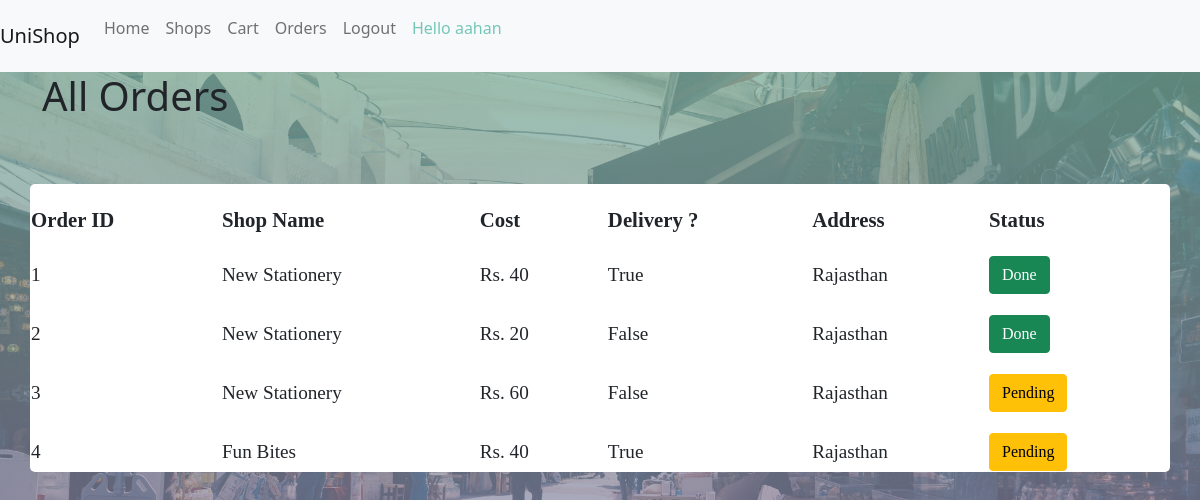
/orders/ (signed in), run on the app's committed database.
### unishop/models.py (models this page shows, shortened)
class Bill(models.Model):
    deliver = models.BooleanField(default=False)
    address = models.CharField(max_length=100)
    total_price = models.PositiveIntegerField()
    user = models.ForeignKey(User,on_delete=models.CASCADE,related_name="bill")
    shop = models.ForeignKey('Shop', on_delete=models.CASCADE,related_name="bills")
    completed = models.BooleanField(default=False)
    class Meta:
        db_table = "Bill"

class Shop(models.Model):
    name = models.CharField(max_length=100)
    location = models.CharField(max_length=100)
    pincode = models.PositiveIntegerField()
    owner = models.OneToOneField(User,on_delete=models.CASCADE,related_name="shop")
    image_name = models.CharField(max_length=200)
    class Meta:
        db_table = "Shop"

### unishop/views.py (the view)
# urls.py: path('orders/',views.orders,name = "orders"),
@login_required
def orders(request):
    orders = request.user.bill.all()
    return render(request,"unishop/orders.html",{
        "orders":orders
    })

### unishop/templates/unishop/orders.html (shortened to what this page needs)
{% extends 'unishop/base.html' %}
{% block bodyblock %}
<div class = "container">
    <div class = "row align-self-center justify-content-center">
        {% if not orders %}
        <div class = "col-lg-7 col-md-9 col-sm-10 mt-5 ">
            <h2>Sorry you don't have any orders right now </h2>
        </div>
            {% else %}
            <div class = "col-l-5 col-md-6 col-sm-10">
                <h1>All Orders</h1>
            </div>
            <div class = "col-l-5 col-md-6 col-sm-10 p-5 mt-3 rounded "></div>
            <table>
                <thead>
                    <th>Order ID</th>
                    <th>Shop Name</th>
                    <th>Cost</th>
                    <th>Delivery ? </th>
                    <th>Address </th>
                    <th>Status</th>
                </thead>
            <tbody>
                {% for order in orders  %}
                <tr>
                <td>{{order.id}} </td>
                <td>{{order.shop.name}}</td>
                <td>Rs. {{order.total_price}}</td>
                <td>{{order.deliver}}</td>
                <td>{{order.address}}</td>
                <td>{% if order.completed %} <span class = "btn btn-success">Done</span> {%else%}<span class = "btn btn-warning">Pending</span> {%endif%}</td>
                </tr>
                {% endfor %}
            </tbody>
        </table>
    </div>
    </div>
{% endif %}
{% endblock bodyblock %}

### unishop/templates/unishop/base.html (shortened to what this page needs)
<!DOCTYPE html>
{% load static %}
<html lang="en">
<head>
    <link rel="stylesheet" href= "{% static 'unishop/css/normalize.css' %}" >
    <link rel="stylesheet" href= "{% static 'unishop/css/bootstrap.min.css' %}" >
    <link rel="stylesheet" href= "{% static 'unishop/css/index.css' %}" >
</head>
<body>
<nav class="navbar navbar-expand-lg navbar-light bg-light">
  <a class="navbar-brand" href="#">UniShop</a>
  <div class="collapse navbar-collapse" id="navbarNav">
    <ul class="navbar-nav">
      <li class="nav-item active">
        <a class="nav-link" href="/">Home</a>
      </li>
      {% if user.is_authenticated %}
          {% if user.profile.is_user %}
          <li class="nav-item">
            <a class="nav-link" href="/shops">Shops</a>
          </li>
          <li class="nav-item">
            <a class="nav-link" href="/cart">Cart</a>
          </li>
          <li class="nav-item">
            <a class="nav-link" href="/orders">Orders</a>
          </li>
          {% endif %}
          <li class="nav-item">
            <a class="nav-link" href="/logout">Logout</a>
          </li>
      {% endif %}
      {% if user.is_authenticated %}
      <li class="nav-item">
        <p class = "nav-link red-color" style = "color:#74c7b8"> Hello {{user.username}} </p>
      </li>
      {% endif %}
    </ul>
  </div>
</nav>
    {% block bodyblock %}
    {% endblock bodyblock %}
</body>
</html>

### unishop/static/unishop/css/index.css (style rules this page uses)
body { background-image:linear-gradient(rgba(118, 177, 152, 0.74),rgba(142, 103, 168, 0.678)),url('/static/unishop/images/bg2.jpg'); background-position: center; background-attachment: fixed; background-size: cover; height:90vh; }
table { background-color: white; padding: 20px 30px; border-radius: 5px; width: 100%; }
th , td { padding-right: 20px; padding-top: 20px; font-family: cursive; }
th { font-size: 130%; }
td { font-size: 120%; }

### data on the page
Bill: id "1", shop.name "New Stationery", total_price "40", deliver "True", address "Rajasthan", completed "Done"
Bill: id "2", shop.name "New Stationery", total_price "20", deliver "False", address "Rajasthan", completed "Done"
Bill: id "3", shop.name "New Stationery", total_price "60", deliver "False", address "Rajasthan", completed "Pending"
Bill: id "4", shop.name "Fun Bites", total_price "40", deliver "True", address "Rajasthan", completed "Pending"

### other printed values
{{ user.username }} "aahan"
